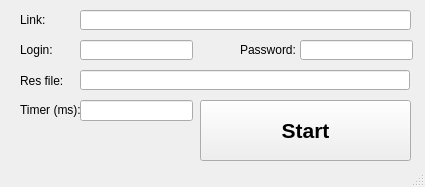
<?xml version="1.0" encoding="UTF-8"?>
<ui version="4.0">
 <class>MainWindow</class>
 <widget class="QMainWindow" name="MainWindow">
  <property name="geometry">
   <rect>
    <x>0</x>
    <y>0</y>
    <width>425</width>
    <height>187</height>
   </rect>
  </property>
  <property name="sizePolicy">
   <sizepolicy hsizetype="Preferred" vsizetype="Preferred">
    <horstretch>0</horstretch>
    <verstretch>0</verstretch>
   </sizepolicy>
  </property>
  <property name="minimumSize">
   <size>
    <width>425</width>
    <height>187</height>
   </size>
  </property>
  <property name="maximumSize">
   <size>
    <width>425</width>
    <height>187</height>
   </size>
  </property>
  <property name="windowTitle">
   <string>Read data</string>
  </property>
  <widget class="QWidget" name="centralwidget">
   <widget class="QPushButton" name="pushButton">
    <property name="geometry">
     <rect>
      <x>200</x>
      <y>100</y>
      <width>211</width>
      <height>61</height>
     </rect>
    </property>
    <property name="font">
     <font>
      <pointsize>16</pointsize>
      <weight>75</weight>
      <bold>true</bold>
     </font>
    </property>
    <property name="text">
     <string>Start</string>
    </property>
   </widget>
   <widget class="QLineEdit" name="lineEdit">
    <property name="geometry">
     <rect>
      <x>80</x>
      <y>10</y>
      <width>331</width>
      <height>20</height>
     </rect>
    </property>
   </widget>
   <widget class="QLineEdit" name="lineEdit_2">
    <property name="geometry">
     <rect>
      <x>80</x>
      <y>40</y>
      <width>113</width>
      <height>20</height>
     </rect>
    </property>
   </widget>
   <widget class="QLineEdit" name="lineEdit_3">
    <property name="geometry">
     <rect>
      <x>300</x>
      <y>40</y>
      <width>113</width>
      <height>20</height>
     </rect>
    </property>
   </widget>
   <widget class="QLineEdit" name="lineEdit_4">
    <property name="geometry">
     <rect>
      <x>80</x>
      <y>70</y>
      <width>330</width>
      <height>20</height>
     </rect>
    </property>
   </widget>
   <widget class="QLabel" name="label">
    <property name="geometry">
     <rect>
      <x>20</x>
      <y>10</y>
      <width>60</width>
      <height>20</height>
     </rect>
    </property>
    <property name="text">
     <string>Link:</string>
    </property>
   </widget>
   <widget class="QLabel" name="label_2">
    <property name="geometry">
     <rect>
      <x>20</x>
      <y>40</y>
      <width>47</width>
      <height>20</height>
     </rect>
    </property>
    <property name="text">
     <string>Login:</string>
    </property>
   </widget>
   <widget class="QLabel" name="label_3">
    <property name="geometry">
     <rect>
      <x>240</x>
      <y>40</y>
      <width>60</width>
      <height>20</height>
     </rect>
    </property>
    <property name="text">
     <string>Password:</string>
    </property>
   </widget>
   <widget class="QLabel" name="label_4">
    <property name="geometry">
     <rect>
      <x>20</x>
      <y>70</y>
      <width>47</width>
      <height>21</height>
     </rect>
    </property>
    <property name="text">
     <string>Res file:</string>
    </property>
   </widget>
   <widget class="QLineEdit" name="lineEdit_5">
    <property name="geometry">
     <rect>
      <x>80</x>
      <y>100</y>
      <width>113</width>
      <height>21</height>
     </rect>
    </property>
    <property name="inputMask">
     <string>9999999999</string>
    </property>
   </widget>
   <widget class="QLabel" name="label_5">
    <property name="geometry">
     <rect>
      <x>20</x>
      <y>100</y>
      <width>60</width>
      <height>20</height>
     </rect>
    </property>
    <property name="text">
     <string>Timer (ms):</string>
    </property>
   </widget>
  </widget>
  <widget class="QStatusBar" name="statusbar"/>
 </widget>
 <resources/>
 <connections/>
</ui>
